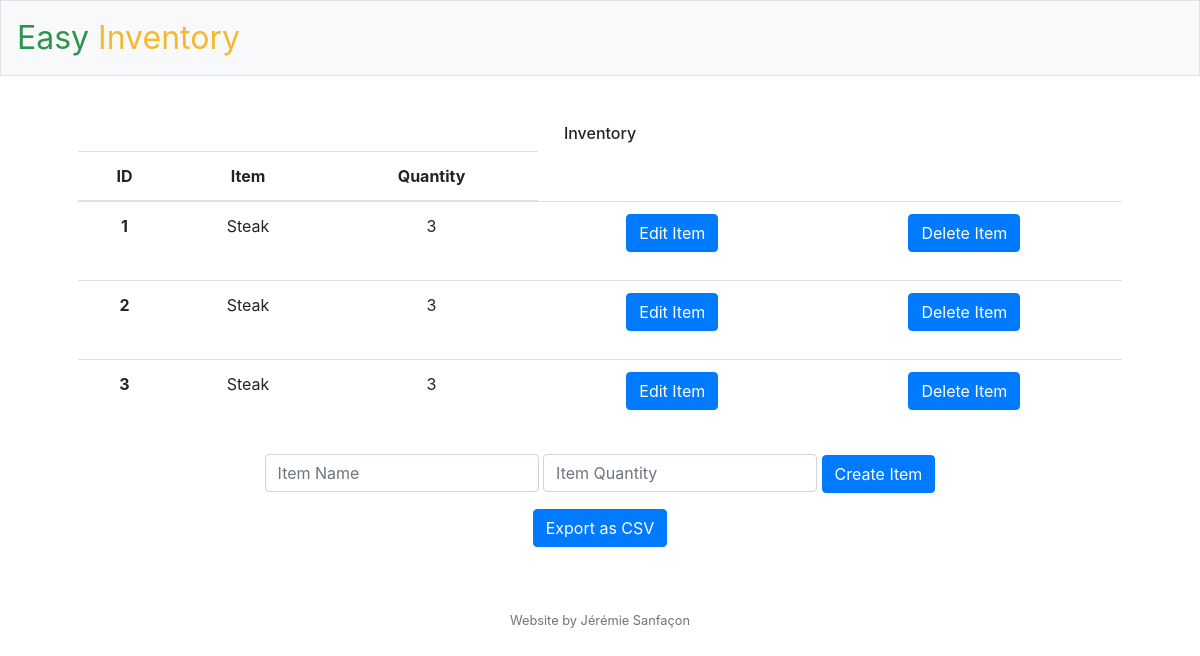
/, run on an earlier commit of the app's database.
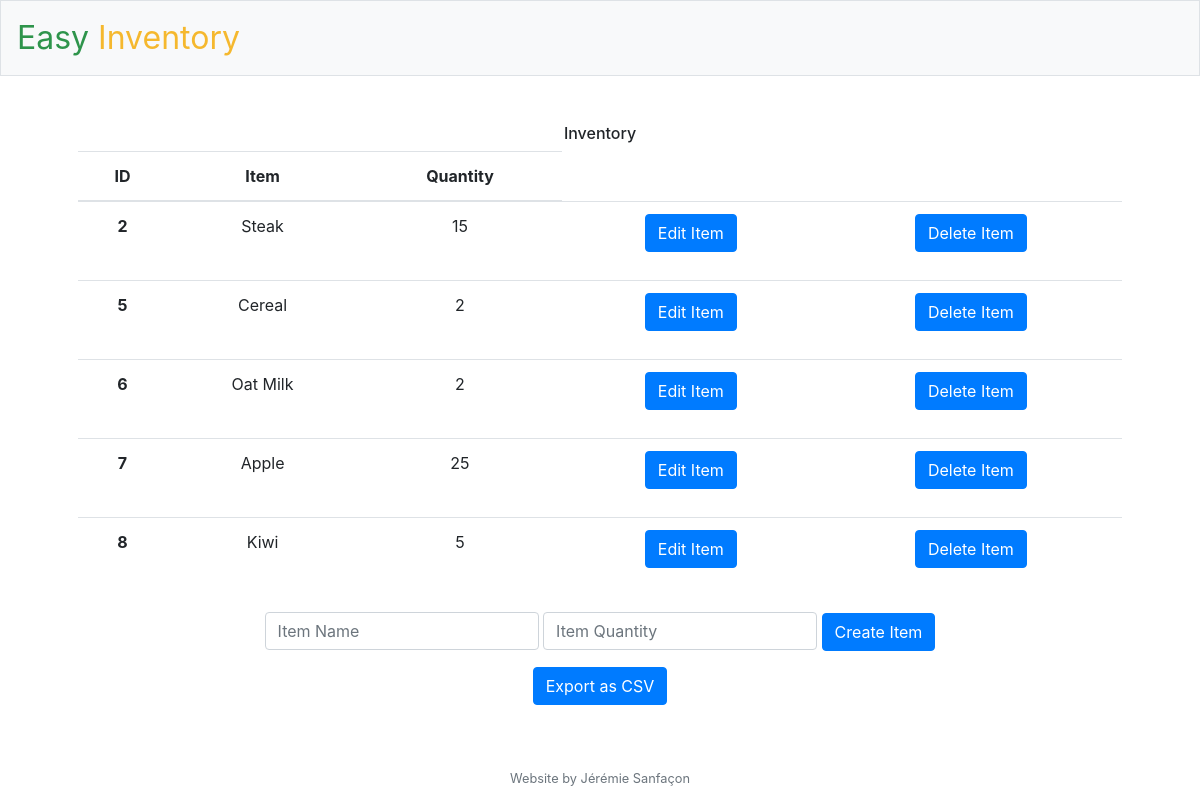
And on a later commit of the database.
### tables this page shows
CREATE TABLE inventory (
    ItemID INTEGER PRIMARY KEY AUTOINCREMENT,
    ItemName varchar(255) NOT NULL,
    ItemQuantity INTEGER DEFAULT 0
);

### app.py (the view)
@app.route("/", methods=["GET", "POST"])
def index():
    if request.method == "GET":
        inventoryList = getInv(my_connection)
        return render_template("index.html", inventoryList=inventoryList)

### Item.py (called while the page is built)
    def getItemDict(self) -> Tuple:
        return {"id":self.id, "name":self.name, "quantity":self.quantity}

### app.py (called while the page is built)
@app.after_request
def after_request(response):
    response.headers["Cache-Control"] = "no-cache, no-store, must-revalidate"
    response.headers["Expires"] = 0
    response.headers["Pragma"] = "no-cache"
    return response

### helpers.py (called while the page is built)
def tuple_to_dict(inventoryList: list[Tuple])-> list[Dict]:
    for i in range(len(inventoryList)):
            item = inventoryList[i]
            myItem = Item(item)
            inventoryList[i] = myItem.getItemDict()
    return inventoryList

def getInv(connection) -> list[Dict]:
    inventoryCursor = connection.execute("SELECT * FROM inventory")
    inventoryList = inventoryCursor.fetchall()
    inventoryList = tuple_to_dict(inventoryList)
    return inventoryList

### templates/index.html (shortened to what this page needs)
{% extends "layout.html" %}
{% block main %}
  <table class="table">
      <h6>Inventory </h6>
    <thead>
      <tr>
        <th scope="col">ID</th>
        <th scope="col">Item</th>
        <th scope="col">Quantity</th>
      </tr>
    </thead>
    <tbody>
      {% for item in inventoryList %}
      <tr>
        <th scope="row">{{item["id"]}}</th>
        <td>{{item["name"]}}</td>
        <td>{{item["quantity"]}}</td>
        <td>
          <form action="/edit" method="get">
            <div class="form-group">
              <button class="btn btn-primary" type="submit" name="id" value = "{{item["id"]}}" >Edit Item</button>
            </div>
          </form>
        </td>
        <td>
          <form action="/delete" method="post">
            <div class="form-group">
              <button class="btn btn-primary" type="submit" name="id" value = "{{item["id"]}}" >Delete Item</button>
            </div>
          </form>
        </td>
      </tr>
      {% endfor %}
    </tbody>
  </table>
  <form action="/create" method="post">
    <div class="form-group">
        <input autocomplete="off" autofocus class="form-control" name="name" placeholder="Item Name" type="text">
        <input class="form-control" name="quantity" placeholder="Item Quantity" type="number">
        <button class="btn btn-primary" type="submit">Create Item</button>
    </div>
  </form>
  <form action="/export" method="post">
    <div class="form-group">
        <button class="btn btn-primary" type="submit">Export as CSV</button>
    </div>
  </form>
{% endblock %}

What changed in the data, as far as the page shows it:
removed inventory: id "1", name "Steak", quantity "3"
removed inventory: id "3", name "Steak", quantity "3"
changed inventory "Steak": quantity "3" → "15"
added inventory: id "5", name "Cereal", quantity "2"
added inventory: id "6", name "Oat Milk", quantity "2"
added inventory: id "7", name "Apple", quantity "25"
added inventory: id "8", name "Kiwi", quantity "5"
